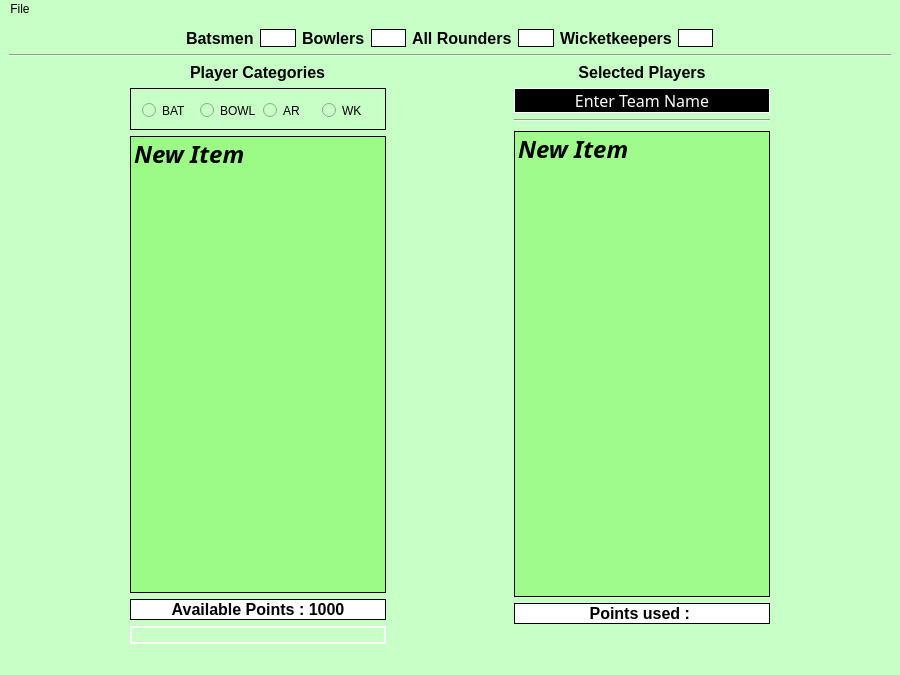
<?xml version="1.0" encoding="UTF-8"?>
<ui version="4.0">
 <class>MainWindow</class>
 <widget class="QMainWindow" name="MainWindow">
  <property name="geometry">
   <rect>
    <x>0</x>
    <y>0</y>
    <width>900</width>
    <height>675</height>
   </rect>
  </property>
  <property name="sizePolicy">
   <sizepolicy hsizetype="Preferred" vsizetype="Preferred">
    <horstretch>0</horstretch>
    <verstretch>0</verstretch>
   </sizepolicy>
  </property>
  <property name="contextMenuPolicy">
   <enum>Qt::CustomContextMenu</enum>
  </property>
  <property name="windowTitle">
   <string>Dream Team Selector</string>
  </property>
  <property name="autoFillBackground">
   <bool>false</bool>
  </property>
  <property name="styleSheet">
   <string notr="true">background-color: rgb(200, 255, 199);</string>
  </property>
  <widget class="QWidget" name="centralwidget">
   <layout class="QVBoxLayout" name="verticalLayout">
    <item>
     <layout class="QHBoxLayout" name="horizontalLayout">
      <item>
       <layout class="QHBoxLayout" name="horizontalLayout_5">
        <item>
         <spacer name="horizontalSpacer_2">
          <property name="orientation">
           <enum>Qt::Horizontal</enum>
          </property>
          <property name="sizeHint" stdset="0">
           <size>
            <width>250</width>
            <height>20</height>
           </size>
          </property>
         </spacer>
        </item>
        <item>
         <widget class="QLabel" name="label_4">
          <property name="enabled">
           <bool>false</bool>
          </property>
          <property name="font">
           <font>
            <pointsize>12</pointsize>
            <bold>true</bold>
           </font>
          </property>
          <property name="styleSheet">
           <string notr="true">color: rgb(0, 0, 0);</string>
          </property>
          <property name="text">
           <string>Batsmen</string>
          </property>
         </widget>
        </item>
        <item>
         <widget class="QLineEdit" name="e1">
          <property name="enabled">
           <bool>false</bool>
          </property>
          <property name="styleSheet">
           <string notr="true">background-color: rgb(255, 255, 255);
border-color: rgb(0, 0, 0);
border: 1px solid
</string>
          </property>
         </widget>
        </item>
        <item>
         <widget class="QLabel" name="label_6">
          <property name="enabled">
           <bool>false</bool>
          </property>
          <property name="font">
           <font>
            <pointsize>12</pointsize>
            <bold>true</bold>
           </font>
          </property>
          <property name="styleSheet">
           <string notr="true">color: rgb(0, 0, 0);
</string>
          </property>
          <property name="text">
           <string>Bowlers</string>
          </property>
         </widget>
        </item>
        <item>
         <widget class="QLineEdit" name="e2">
          <property name="enabled">
           <bool>false</bool>
          </property>
          <property name="styleSheet">
           <string notr="true">background-color: rgb(255, 255, 255);
border-color: rgb(0, 0, 0);
border: 1px solid
</string>
          </property>
         </widget>
        </item>
        <item>
         <widget class="QLabel" name="label_7">
          <property name="enabled">
           <bool>false</bool>
          </property>
          <property name="font">
           <font>
            <pointsize>12</pointsize>
            <bold>true</bold>
           </font>
          </property>
          <property name="styleSheet">
           <string notr="true">color: rgb(0, 0, 0);</string>
          </property>
          <property name="text">
           <string>All Rounders</string>
          </property>
         </widget>
        </item>
        <item>
         <widget class="QLineEdit" name="e3">
          <property name="enabled">
           <bool>false</bool>
          </property>
          <property name="styleSheet">
           <string notr="true">background-color: rgb(255, 255, 255);
border-color: rgb(0, 0, 0);
border: 1px solid
</string>
          </property>
         </widget>
        </item>
        <item>
         <widget class="QLabel" name="label_8">
          <property name="enabled">
           <bool>false</bool>
          </property>
          <property name="font">
           <font>
            <pointsize>12</pointsize>
            <bold>true</bold>
           </font>
          </property>
          <property name="styleSheet">
           <string notr="true">color: rgb(0, 0, 0);</string>
          </property>
          <property name="text">
           <string>Wicketkeepers</string>
          </property>
         </widget>
        </item>
        <item>
         <widget class="QLineEdit" name="e4">
          <property name="enabled">
           <bool>false</bool>
          </property>
          <property name="styleSheet">
           <string notr="true">background-color: rgb(255, 255, 255);
border-color: rgb(0, 0, 0);
border: 1px solid
</string>
          </property>
         </widget>
        </item>
        <item>
         <spacer name="horizontalSpacer_5">
          <property name="orientation">
           <enum>Qt::Horizontal</enum>
          </property>
          <property name="sizeHint" stdset="0">
           <size>
            <width>250</width>
            <height>20</height>
           </size>
          </property>
         </spacer>
        </item>
       </layout>
      </item>
     </layout>
    </item>
    <item>
     <widget class="Line" name="line">
      <property name="orientation">
       <enum>Qt::Horizontal</enum>
      </property>
     </widget>
    </item>
    <item>
     <layout class="QHBoxLayout" name="horizontalLayout_3">
      <item>
       <spacer name="horizontalSpacer_3">
        <property name="orientation">
         <enum>Qt::Horizontal</enum>
        </property>
        <property name="sizeHint" stdset="0">
         <size>
          <width>40</width>
          <height>20</height>
         </size>
        </property>
       </spacer>
      </item>
      <item>
       <layout class="QVBoxLayout" name="verticalLayout_8">
        <item alignment="Qt::AlignHCenter">
         <widget class="QLabel" name="label">
          <property name="font">
           <font>
            <pointsize>12</pointsize>
            <bold>true</bold>
           </font>
          </property>
          <property name="text">
           <string>Player Categories</string>
          </property>
         </widget>
        </item>
        <item>
         <widget class="QGroupBox" name="groupBox">
          <property name="styleSheet">
           <string notr="true">border-color: rgb(0, 0, 0);
border: 1px solid
</string>
          </property>
          <property name="title">
           <string/>
          </property>
          <property name="flat">
           <bool>false</bool>
          </property>
          <property name="checkable">
           <bool>false</bool>
          </property>
          <layout class="QHBoxLayout" name="horizontalLayout_4">
           <item>
            <widget class="QRadioButton" name="rb1">
             <property name="styleSheet">
              <string notr="true">border: 0px solid</string>
             </property>
             <property name="text">
              <string>BAT</string>
             </property>
            </widget>
           </item>
           <item>
            <widget class="QRadioButton" name="rb2">
             <property name="styleSheet">
              <string notr="true">border: 0px solid</string>
             </property>
             <property name="text">
              <string>BOWL</string>
             </property>
            </widget>
           </item>
           <item>
            <widget class="QRadioButton" name="rb3">
             <property name="styleSheet">
              <string notr="true">border: 0px solid
</string>
             </property>
             <property name="text">
              <string>AR</string>
             </property>
            </widget>
           </item>
           <item>
            <widget class="QRadioButton" name="rb4">
             <property name="styleSheet">
              <string notr="true">border: 0px solid</string>
             </property>
             <property name="text">
              <string>WK</string>
             </property>
            </widget>
           </item>
          </layout>
         </widget>
        </item>
        <item>
         <widget class="QListWidget" name="list1">
          <property name="font">
           <font>
            <family>Optima</family>
            <pointsize>18</pointsize>
            <italic>true</italic>
            <bold>true</bold>
           </font>
          </property>
          <property name="autoFillBackground">
           <bool>true</bool>
          </property>
          <property name="styleSheet">
           <string notr="true">background-color: rgba(156, 251, 134, 237);
border: 1px solid;
border-color: rgb(0, 0, 0);</string>
          </property>
          <property name="autoScroll">
           <bool>true</bool>
          </property>
          <item>
           <property name="text">
            <string>New Item</string>
           </property>
          </item>
         </widget>
        </item>
        <item>
         <widget class="QPushButton" name="btn1">
          <property name="font">
           <font>
            <pointsize>12</pointsize>
            <bold>true</bold>
           </font>
          </property>
          <property name="styleSheet">
           <string notr="true">background-color: rgb(255, 255, 255);
border: 1px solid;
border-color: rgb(0, 0, 0);</string>
          </property>
          <property name="text">
           <string>Available Points : 1000</string>
          </property>
         </widget>
        </item>
        <item>
         <widget class="QLabel" name="label_5">
          <property name="styleSheet">
           <string notr="true">border: 2px solid;
border-color: rgb(255, 255, 255);</string>
          </property>
          <property name="text">
           <string/>
          </property>
          <property name="pixmap">
           <pixmap>pic.jpg</pixmap>
          </property>
          <property name="alignment">
           <set>Qt::AlignCenter</set>
          </property>
         </widget>
        </item>
        <item>
         <layout class="QHBoxLayout" name="horizontalLayout_2">
          <item>
           <layout class="QVBoxLayout" name="verticalLayout_2"/>
          </item>
         </layout>
        </item>
       </layout>
      </item>
      <item>
       <spacer name="horizontalSpacer">
        <property name="orientation">
         <enum>Qt::Horizontal</enum>
        </property>
        <property name="sizeHint" stdset="0">
         <size>
          <width>40</width>
          <height>20</height>
         </size>
        </property>
       </spacer>
      </item>
      <item>
       <layout class="QVBoxLayout" name="verticalLayout_9">
        <item>
         <widget class="QLabel" name="label_2">
          <property name="font">
           <font>
            <pointsize>12</pointsize>
            <bold>true</bold>
           </font>
          </property>
          <property name="text">
           <string>Selected Players</string>
          </property>
          <property name="alignment">
           <set>Qt::AlignCenter</set>
          </property>
         </widget>
        </item>
        <item>
         <widget class="QLabel" name="l1">
          <property name="enabled">
           <bool>true</bool>
          </property>
          <property name="font">
           <font>
            <family>Optima</family>
            <pointsize>12</pointsize>
            <italic>false</italic>
            <bold>false</bold>
           </font>
          </property>
          <property name="styleSheet">
           <string notr="true">background-color: rgb(0, 0, 0);
color: rgb(255, 255, 255);
border: 1px solid;
border-color: rgb(255, 255, 255);</string>
          </property>
          <property name="text">
           <string>Enter Team Name</string>
          </property>
          <property name="alignment">
           <set>Qt::AlignCenter</set>
          </property>
         </widget>
        </item>
        <item>
         <widget class="Line" name="line_2">
          <property name="orientation">
           <enum>Qt::Horizontal</enum>
          </property>
         </widget>
        </item>
        <item>
         <spacer name="verticalSpacer">
          <property name="orientation">
           <enum>Qt::Vertical</enum>
          </property>
          <property name="sizeType">
           <enum>QSizePolicy::Minimum</enum>
          </property>
          <property name="sizeHint" stdset="0">
           <size>
            <width>20</width>
            <height>3</height>
           </size>
          </property>
         </spacer>
        </item>
        <item>
         <widget class="QListWidget" name="list2">
          <property name="font">
           <font>
            <family>Optima</family>
            <pointsize>18</pointsize>
            <italic>true</italic>
            <bold>true</bold>
           </font>
          </property>
          <property name="styleSheet">
           <string notr="true">background-color: rgba(156, 251, 134, 237);
border: 1px solid;
border-color: rgb(0, 0, 0);</string>
          </property>
          <item>
           <property name="text">
            <string>New Item</string>
           </property>
          </item>
         </widget>
        </item>
        <item>
         <widget class="QPushButton" name="btn2">
          <property name="font">
           <font>
            <pointsize>12</pointsize>
            <bold>true</bold>
           </font>
          </property>
          <property name="styleSheet">
           <string notr="true">background-color: rgb(255, 255, 255);
border: 1px solid;
border-color: rgb(0, 0, 0);</string>
          </property>
          <property name="text">
           <string>Points used : </string>
          </property>
         </widget>
        </item>
        <item>
         <widget class="QLabel" name="label_3">
          <property name="text">
           <string/>
          </property>
          <property name="pixmap">
           <pixmap>final/dreamteam/dream1.png</pixmap>
          </property>
         </widget>
        </item>
       </layout>
      </item>
      <item>
       <spacer name="horizontalSpacer_4">
        <property name="orientation">
         <enum>Qt::Horizontal</enum>
        </property>
        <property name="sizeHint" stdset="0">
         <size>
          <width>40</width>
          <height>20</height>
         </size>
        </property>
       </spacer>
      </item>
     </layout>
    </item>
   </layout>
  </widget>
  <widget class="QMenuBar" name="menubar">
   <property name="geometry">
    <rect>
     <x>0</x>
     <y>0</y>
     <width>900</width>
     <height>22</height>
    </rect>
   </property>
   <widget class="QMenu" name="menuFile">
    <property name="title">
     <string>File</string>
    </property>
    <addaction name="actionNew"/>
    <addaction name="actionOpen"/>
    <addaction name="actionSave_Team"/>
    <addaction name="actionQuit"/>
   </widget>
   <addaction name="menuFile"/>
  </widget>
  <widget class="QStatusBar" name="statusbar"/>
  <action name="actionNew">
   <property name="text">
    <string>New Team</string>
   </property>
  </action>
  <action name="actionOpen">
   <property name="text">
    <string>Open Team</string>
   </property>
  </action>
  <action name="actionSave_Team">
   <property name="text">
    <string>Save Team</string>
   </property>
  </action>
  <action name="actionRules">
   <property name="text">
    <string>Rules</string>
   </property>
  </action>
  <action name="actionInstructions">
   <property name="text">
    <string>Instructions</string>
   </property>
  </action>
  <action name="actionQuit">
   <property name="text">
    <string>Quit</string>
   </property>
  </action>
 </widget>
 <resources/>
 <connections/>
</ui>
